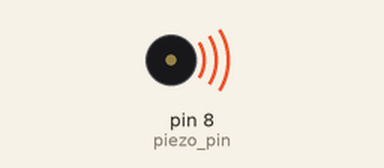
Recording of a sketch running on a simulated Arduino Uno, built with avr-gcc and run on an emulated ATmega328P. On the bench: buzzer (waves = sounding).

Above: at 0.1 s.
At 4.1 s:
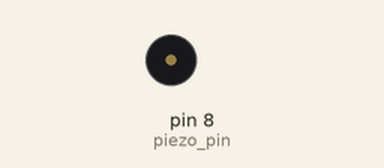
Timing chart, 0 to 5.6 s (numbered marks = the images above):
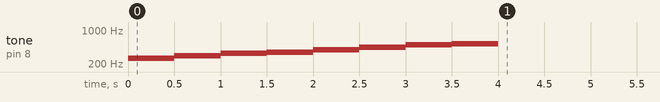

The sketch:

03_piezo_02.ino
```cpp
const int piezo_pin = 8; // 읽기 전용 상수 선연 => 이후 값 수정 불가
const int melody[] = {
  // 도, 레, 미, 파, 솔, 라, 시, 도
  262, 294, 330, 349, 392, 440, 494, 523
  };

void setup() {
  tone(piezo_pin, melody[0], 500);
  delay(500);
  tone(piezo_pin, melody[1], 500);
  delay(500);
  tone(piezo_pin, melody[2], 500);
  delay(500);
  tone(piezo_pin, melody[3], 500);
  delay(500);
  tone(piezo_pin, melody[4], 500);
  delay(500);
  tone(piezo_pin, melody[5], 500);
  delay(500);
  tone(piezo_pin, melody[6], 500);
  delay(500);
  tone(piezo_pin, melody[7], 500);
  delay(500);
}

void loop() {

}
```
